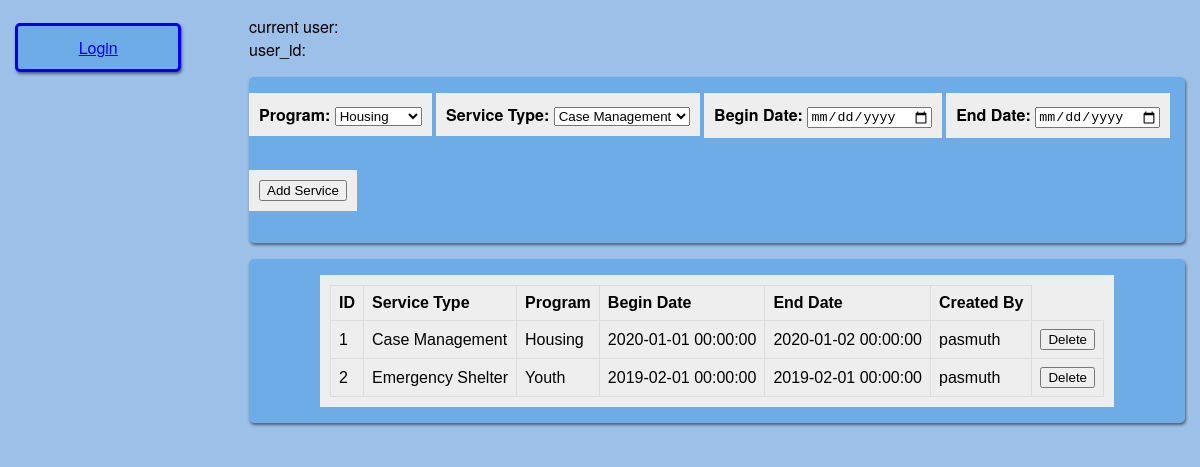
Page /add_Service_1 on the committed database.
### app/models.py (models this page shows, shortened)
class Service(db.Model):
	id = db.Column(db.Integer, primary_key = True)
	service_type_id = db.Column(db.Integer, db.ForeignKey('service_type.id'))
	client_id = db.Column(db.Integer, db.ForeignKey('client.id'))
	program_id = db.Column(db.Integer, db.ForeignKey('program.id'))
	created_by = db.Column(db.Integer, db.ForeignKey('user.id'))
	created_date = db.Column(db.DateTime, index = True, default = datetime.utcnow)
	begin_date = db.Column(db.DateTime)
	end_date = db.Column(db.DateTime)
	program = db.relationship('Program', uselist = False)
	user = db.relationship('User', uselist = False)
	service_type = db.relationship('ServiceType', uselist = False)
	client = db.relationship('Client', uselist = False)

class ServiceType(db.Model):
	id = db.Column(db.Integer, primary_key = True)
	name = db.Column(db.String(50))

class Program(db.Model):
	id = db.Column(db.Integer, primary_key = True)
	name = db.Column(db.String(20))

class User(UserMixin, db.Model):
	id = db.Column(db.Integer, primary_key = True)
	username = db.Column(db.String(64), index = True, unique = True)
	email = db.Column(db.String(120), index = True, unique = True)
	password_hash = db.Column(db.String(128))

### app/routes.py (the view)
@app.route('/add_<record_type>', methods = ['GET','POST'])
def add_record(record_type):
	record_class = globals()[record_type]
	record_form = globals()['Create'+record_type]
	instance = record_form()
	records = record_class.query.all()
	if instance.validate_on_submit():
		instance.execute_transaction()
		return redirect(url_for('add_record', record_type = record_type))
	return render_template('add_record.html', title = instance.form_title, form = instance, data = records)

### app/forms.py
class CreateService(FlaskForm):
	form_title = 'Create Program'
	program_choices = [(p.id, p.name) for p in Program.query.all()]
	ServiceType_choices = [(st.id, st.name) for st in ServiceType.query.all()]
	program = SelectField('Program', choices = program_choices, coerce = int)
	service_type = SelectField('Service Type', choices = ServiceType_choices, coerce = int)
	begin_date = DateField('Begin Date', format='%Y-%m-%d')
	end_date = DateField('End Date', format='%Y-%m-%d')
	submit = SubmitField('Add Service')

### app/routes.py (called while the page is built, shortened)
@app.route('/add_Service_<clientid>', methods = ['GET','POST'])
def add_service(clientid):
	services = Service.query.filter(Service.client_id == clientid).all()
	form = CreateService()
	return render_template('add_service.html', title = 'Add Service', form = form, data = services)

### app/templates/add_service.html (shortened to what this page needs)
{% extends "base.html" %}
{% block content %}
    <div class="addRecord">
        <form action="" method="post">
            {% for field in form %}
                {% if field.type != 'CSRFTokenField' %}
                <div class="formElement">
                	{% if field.type == 'SubmitField' %}
	                	<center>{{ field() }}</center>
                	{% else %}
	                    <strong>{{ field.label() }}:</strong>
	                    {{ field() }} <br>
                    {% endif %}
                </div>
                {% endif %}
            {% endfor %}
        </form>
    </div>
    <div class="showRecord">
        <div class="formElement">
            <table>
                <tr>
                    <th>ID</th>
                    <th>Service Type</th>
                    <th>Program</th>
                    <th>Begin Date</th>
                    <th>End Date</th>
                    <th>Created By</th>
                </tr>
                {% for d in data %}
                <tr>
                    <td>{{ d.id }}</td>
                    <td>{{ d.service_type.name }}</td>
                    <td>{{ d.program.name }}</td>
                    <td>{{ d.begin_date }}</td>
                    <td>{{ d.end_date }}</td>
                    <td>{{ d.user.username }}</td>
                    <td><button type="button">Delete</button></td>
                </tr>
                {% endfor %}
            </table>
        </div>
    </div>
{% endblock %}

### app/static/styles/main.css (style rules this page uses)
body { margin: 0; padding: 0; font-family: "Helvetica Neue", Helvetica, Arial, sans-serif; color: #000000; padding: 15px; background: #9cc0e7; }
table { font-family: arial, sans-serif; border-collapse: collapse; }
td { border: 1px solid #dddddd; text-align: left; padding: 8px; }
th { border: 1px solid #dddddd; background-color: #EEEEEE; text-align: left; padding: 8px; }
.formElement { padding: 10px 10px; background: #EEEEEE; margin: 1em 0; display: inline-block; }
.addRecord { float: center; display: flex; flex-wrap: wrap; align-content: space-around; justify-content: space-evenly; background: #6EACE7; margin: 1em 0; box-shadow: 1px 2px 3px rgba(0,0,0,.5); border-radius: 5px; }
.showRecord { float: center; display: flex; flex-wrap: wrap; align-content: space-around; justify-content: space-evenly; background: #6EACE7; margin: 1em 0; box-shadow: 1px 2px 3px rgba(0,0,0,.5); border-radius: 5px; }

### rows in the picture
Service: id "1", service_type.name "Case Management", program.name "Housing", begin_date "2020-01-01 00:00:00", end_date "2020-01-02 00:00:00", user.username "pasmuth"
Service: id "2", service_type.name "Emergency Shelter", program.name "Youth", begin_date "2019-02-01 00:00:00", end_date "2019-02-01 00:00:00", user.username "pasmuth"

### other values in the picture
{{ field.label() }} "Program" "Service Type" "Begin Date" "End Date"
